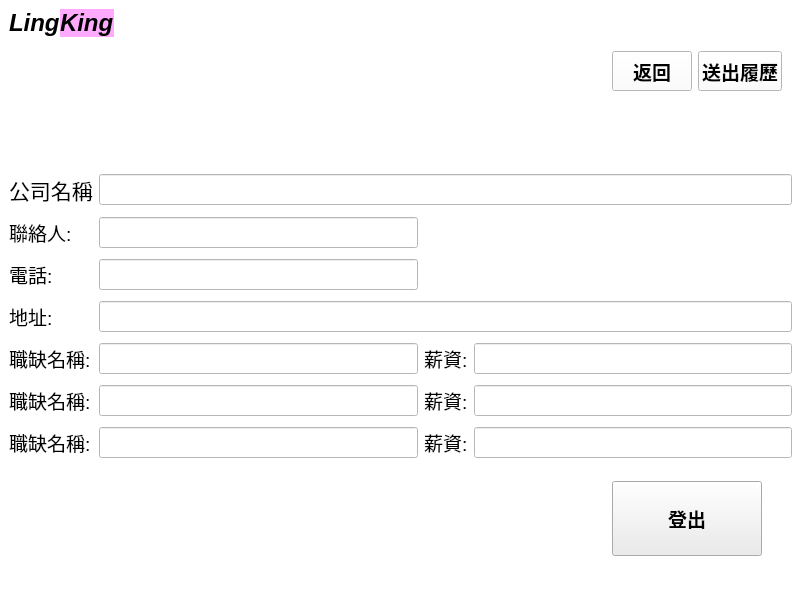
<?xml version="1.0" encoding="UTF-8"?>
<ui version="4.0">
 <class>lookCompanyInterfaceWindow</class>
 <widget class="QMainWindow" name="lookCompanyInterfaceWindow">
  <property name="geometry">
   <rect>
    <x>0</x>
    <y>0</y>
    <width>800</width>
    <height>600</height>
   </rect>
  </property>
  <property name="windowTitle">
   <string>LingKing</string>
  </property>
  <property name="styleSheet">
   <string notr="true">background-color: rgb(255, 255, 255);</string>
  </property>
  <widget class="QWidget" name="centralwidget">
   <layout class="QGridLayout" name="gridLayout_3">
    <item row="0" column="0">
     <layout class="QGridLayout" name="gridLayout_2">
      <item row="0" column="3" rowspan="2">
       <layout class="QHBoxLayout" name="horizontalLayout">
        <property name="rightMargin">
         <number>10</number>
        </property>
        <item>
         <widget class="QPushButton" name="goBack_BTN">
          <property name="sizePolicy">
           <sizepolicy hsizetype="Fixed" vsizetype="Minimum">
            <horstretch>0</horstretch>
            <verstretch>0</verstretch>
           </sizepolicy>
          </property>
          <property name="maximumSize">
           <size>
            <width>16777215</width>
            <height>40</height>
           </size>
          </property>
          <property name="font">
           <font>
            <pointsize>14</pointsize>
            <weight>75</weight>
            <bold>true</bold>
           </font>
          </property>
          <property name="text">
           <string>返回</string>
          </property>
         </widget>
        </item>
        <item>
         <widget class="QPushButton" name="send_resume_BTN">
          <property name="sizePolicy">
           <sizepolicy hsizetype="Fixed" vsizetype="Minimum">
            <horstretch>0</horstretch>
            <verstretch>0</verstretch>
           </sizepolicy>
          </property>
          <property name="maximumSize">
           <size>
            <width>16777215</width>
            <height>40</height>
           </size>
          </property>
          <property name="font">
           <font>
            <pointsize>14</pointsize>
            <weight>75</weight>
            <bold>true</bold>
           </font>
          </property>
          <property name="text">
           <string>送出履歷</string>
          </property>
         </widget>
        </item>
       </layout>
      </item>
      <item row="1" column="0">
       <spacer name="verticalSpacer_2">
        <property name="orientation">
         <enum>Qt::Vertical</enum>
        </property>
        <property name="sizeType">
         <enum>QSizePolicy::Fixed</enum>
        </property>
        <property name="sizeHint" stdset="0">
         <size>
          <width>20</width>
          <height>90</height>
         </size>
        </property>
       </spacer>
      </item>
      <item row="4" column="0">
       <spacer name="verticalSpacer_10">
        <property name="orientation">
         <enum>Qt::Vertical</enum>
        </property>
        <property name="sizeType">
         <enum>QSizePolicy::Fixed</enum>
        </property>
        <property name="sizeHint" stdset="0">
         <size>
          <width>20</width>
          <height>100</height>
         </size>
        </property>
       </spacer>
      </item>
      <item row="4" column="2">
       <spacer name="horizontalSpacer_2">
        <property name="orientation">
         <enum>Qt::Horizontal</enum>
        </property>
        <property name="sizeType">
         <enum>QSizePolicy::Fixed</enum>
        </property>
        <property name="sizeHint" stdset="0">
         <size>
          <width>480</width>
          <height>20</height>
         </size>
        </property>
       </spacer>
      </item>
      <item row="4" column="3">
       <widget class="QPushButton" name="logout_BTN">
        <property name="sizePolicy">
         <sizepolicy hsizetype="Expanding" vsizetype="Expanding">
          <horstretch>1</horstretch>
          <verstretch>1</verstretch>
         </sizepolicy>
        </property>
        <property name="maximumSize">
         <size>
          <width>150</width>
          <height>75</height>
         </size>
        </property>
        <property name="font">
         <font>
          <pointsize>14</pointsize>
          <weight>75</weight>
          <bold>true</bold>
         </font>
        </property>
        <property name="cursor">
         <cursorShape>PointingHandCursor</cursorShape>
        </property>
        <property name="styleSheet">
         <string notr="true">background-color: rgb(235, 235, 235);</string>
        </property>
        <property name="text">
         <string>登出</string>
        </property>
       </widget>
      </item>
      <item row="0" column="0">
       <layout class="QHBoxLayout" name="horizontalLayout_2">
        <property name="spacing">
         <number>0</number>
        </property>
        <item>
         <widget class="QLabel" name="label">
          <property name="enabled">
           <bool>true</bool>
          </property>
          <property name="sizePolicy">
           <sizepolicy hsizetype="Minimum" vsizetype="Minimum">
            <horstretch>1</horstretch>
            <verstretch>0</verstretch>
           </sizepolicy>
          </property>
          <property name="font">
           <font>
            <pointsize>18</pointsize>
            <weight>75</weight>
            <italic>true</italic>
            <bold>true</bold>
            <strikeout>false</strikeout>
           </font>
          </property>
          <property name="text">
           <string>Ling</string>
          </property>
          <property name="textFormat">
           <enum>Qt::PlainText</enum>
          </property>
          <property name="wordWrap">
           <bool>false</bool>
          </property>
         </widget>
        </item>
        <item>
         <widget class="QLabel" name="label_5">
          <property name="sizePolicy">
           <sizepolicy hsizetype="Minimum" vsizetype="Minimum">
            <horstretch>2</horstretch>
            <verstretch>0</verstretch>
           </sizepolicy>
          </property>
          <property name="font">
           <font>
            <pointsize>18</pointsize>
            <weight>75</weight>
            <italic>true</italic>
            <bold>true</bold>
           </font>
          </property>
          <property name="styleSheet">
           <string notr="true">background-color: rgb(255, 170, 255)</string>
          </property>
          <property name="text">
           <string>King</string>
          </property>
         </widget>
        </item>
       </layout>
      </item>
      <item row="3" column="0" colspan="4">
       <layout class="QGridLayout" name="gridLayout">
        <item row="11" column="0">
         <spacer name="verticalSpacer_7">
          <property name="orientation">
           <enum>Qt::Vertical</enum>
          </property>
          <property name="sizeType">
           <enum>QSizePolicy::Fixed</enum>
          </property>
          <property name="sizeHint" stdset="0">
           <size>
            <width>20</width>
            <height>5</height>
           </size>
          </property>
         </spacer>
        </item>
        <item row="1" column="0">
         <spacer name="verticalSpacer">
          <property name="orientation">
           <enum>Qt::Vertical</enum>
          </property>
          <property name="sizeType">
           <enum>QSizePolicy::Fixed</enum>
          </property>
          <property name="sizeHint" stdset="0">
           <size>
            <width>20</width>
            <height>5</height>
           </size>
          </property>
         </spacer>
        </item>
        <item row="5" column="0">
         <spacer name="verticalSpacer_4">
          <property name="orientation">
           <enum>Qt::Vertical</enum>
          </property>
          <property name="sizeType">
           <enum>QSizePolicy::Fixed</enum>
          </property>
          <property name="sizeHint" stdset="0">
           <size>
            <width>20</width>
            <height>5</height>
           </size>
          </property>
         </spacer>
        </item>
        <item row="3" column="0">
         <spacer name="verticalSpacer_3">
          <property name="orientation">
           <enum>Qt::Vertical</enum>
          </property>
          <property name="sizeType">
           <enum>QSizePolicy::Fixed</enum>
          </property>
          <property name="sizeHint" stdset="0">
           <size>
            <width>20</width>
            <height>5</height>
           </size>
          </property>
         </spacer>
        </item>
        <item row="7" column="0">
         <spacer name="verticalSpacer_5">
          <property name="orientation">
           <enum>Qt::Vertical</enum>
          </property>
          <property name="sizeType">
           <enum>QSizePolicy::Fixed</enum>
          </property>
          <property name="sizeHint" stdset="0">
           <size>
            <width>20</width>
            <height>5</height>
           </size>
          </property>
         </spacer>
        </item>
        <item row="9" column="0">
         <spacer name="verticalSpacer_6">
          <property name="orientation">
           <enum>Qt::Vertical</enum>
          </property>
          <property name="sizeType">
           <enum>QSizePolicy::Fixed</enum>
          </property>
          <property name="sizeHint" stdset="0">
           <size>
            <width>20</width>
            <height>5</height>
           </size>
          </property>
         </spacer>
        </item>
        <item row="12" column="3">
         <widget class="QLineEdit" name="lineEdit_10">
          <property name="enabled">
           <bool>false</bool>
          </property>
          <property name="font">
           <font>
            <pointsize>14</pointsize>
           </font>
          </property>
         </widget>
        </item>
        <item row="12" column="1">
         <widget class="QLineEdit" name="lineEdit_8">
          <property name="enabled">
           <bool>false</bool>
          </property>
          <property name="font">
           <font>
            <pointsize>14</pointsize>
           </font>
          </property>
         </widget>
        </item>
        <item row="12" column="2">
         <widget class="QLabel" name="label_11">
          <property name="font">
           <font>
            <pointsize>14</pointsize>
           </font>
          </property>
          <property name="text">
           <string>薪資:</string>
          </property>
         </widget>
        </item>
        <item row="0" column="0">
         <widget class="QLabel" name="show_company_name">
          <property name="font">
           <font>
            <pointsize>16</pointsize>
           </font>
          </property>
          <property name="text">
           <string>公司名稱</string>
          </property>
         </widget>
        </item>
        <item row="0" column="1" colspan="3">
         <widget class="QLineEdit" name="company_name_show">
          <property name="enabled">
           <bool>false</bool>
          </property>
          <property name="font">
           <font>
            <pointsize>14</pointsize>
           </font>
          </property>
          <property name="text">
           <string/>
          </property>
         </widget>
        </item>
        <item row="2" column="1">
         <widget class="QLineEdit" name="connect_name">
          <property name="enabled">
           <bool>false</bool>
          </property>
          <property name="font">
           <font>
            <pointsize>14</pointsize>
           </font>
          </property>
         </widget>
        </item>
        <item row="2" column="0">
         <widget class="QLabel" name="label_2">
          <property name="font">
           <font>
            <pointsize>14</pointsize>
           </font>
          </property>
          <property name="text">
           <string>聯絡人:</string>
          </property>
         </widget>
        </item>
        <item row="4" column="0">
         <widget class="QLabel" name="label_3">
          <property name="font">
           <font>
            <pointsize>14</pointsize>
           </font>
          </property>
          <property name="text">
           <string>電話:</string>
          </property>
         </widget>
        </item>
        <item row="4" column="1">
         <widget class="QLineEdit" name="lineEdit_2">
          <property name="enabled">
           <bool>false</bool>
          </property>
          <property name="font">
           <font>
            <pointsize>14</pointsize>
           </font>
          </property>
         </widget>
        </item>
        <item row="6" column="0">
         <widget class="QLabel" name="label_4">
          <property name="font">
           <font>
            <pointsize>14</pointsize>
           </font>
          </property>
          <property name="text">
           <string>地址:</string>
          </property>
         </widget>
        </item>
        <item row="6" column="1" colspan="3">
         <widget class="QLineEdit" name="lineEdit_3">
          <property name="enabled">
           <bool>false</bool>
          </property>
          <property name="font">
           <font>
            <pointsize>14</pointsize>
           </font>
          </property>
          <property name="text">
           <string/>
          </property>
         </widget>
        </item>
        <item row="8" column="1">
         <widget class="QLineEdit" name="lineEdit_6">
          <property name="enabled">
           <bool>false</bool>
          </property>
          <property name="font">
           <font>
            <pointsize>14</pointsize>
           </font>
          </property>
         </widget>
        </item>
        <item row="8" column="2">
         <widget class="QLabel" name="label_12">
          <property name="font">
           <font>
            <pointsize>14</pointsize>
           </font>
          </property>
          <property name="text">
           <string>薪資:</string>
          </property>
         </widget>
        </item>
        <item row="8" column="0">
         <widget class="QLabel" name="label_7">
          <property name="font">
           <font>
            <pointsize>14</pointsize>
           </font>
          </property>
          <property name="text">
           <string>職缺名稱:</string>
          </property>
         </widget>
        </item>
        <item row="10" column="1">
         <widget class="QLineEdit" name="lineEdit_7">
          <property name="enabled">
           <bool>false</bool>
          </property>
          <property name="font">
           <font>
            <pointsize>14</pointsize>
           </font>
          </property>
         </widget>
        </item>
        <item row="8" column="3">
         <widget class="QLineEdit" name="lineEdit_9">
          <property name="enabled">
           <bool>false</bool>
          </property>
          <property name="font">
           <font>
            <pointsize>14</pointsize>
           </font>
          </property>
         </widget>
        </item>
        <item row="10" column="0">
         <widget class="QLabel" name="label_8">
          <property name="font">
           <font>
            <pointsize>14</pointsize>
           </font>
          </property>
          <property name="text">
           <string>職缺名稱:</string>
          </property>
         </widget>
        </item>
        <item row="10" column="3">
         <widget class="QLineEdit" name="lineEdit_11">
          <property name="enabled">
           <bool>false</bool>
          </property>
          <property name="font">
           <font>
            <pointsize>14</pointsize>
           </font>
          </property>
         </widget>
        </item>
        <item row="10" column="2">
         <widget class="QLabel" name="label_10">
          <property name="font">
           <font>
            <pointsize>14</pointsize>
           </font>
          </property>
          <property name="text">
           <string>薪資:</string>
          </property>
         </widget>
        </item>
        <item row="12" column="0">
         <widget class="QLabel" name="label_9">
          <property name="font">
           <font>
            <pointsize>14</pointsize>
           </font>
          </property>
          <property name="text">
           <string>職缺名稱:</string>
          </property>
         </widget>
        </item>
        <item row="13" column="0">
         <spacer name="verticalSpacer_8">
          <property name="orientation">
           <enum>Qt::Vertical</enum>
          </property>
          <property name="sizeType">
           <enum>QSizePolicy::Fixed</enum>
          </property>
          <property name="sizeHint" stdset="0">
           <size>
            <width>20</width>
            <height>5</height>
           </size>
          </property>
         </spacer>
        </item>
       </layout>
      </item>
      <item row="2" column="3">
       <spacer name="verticalSpacer_9">
        <property name="orientation">
         <enum>Qt::Vertical</enum>
        </property>
        <property name="sizeHint" stdset="0">
         <size>
          <width>20</width>
          <height>40</height>
         </size>
        </property>
       </spacer>
      </item>
     </layout>
    </item>
   </layout>
  </widget>
  <widget class="QStatusBar" name="statusbar"/>
 </widget>
 <resources/>
 <connections/>
</ui>
